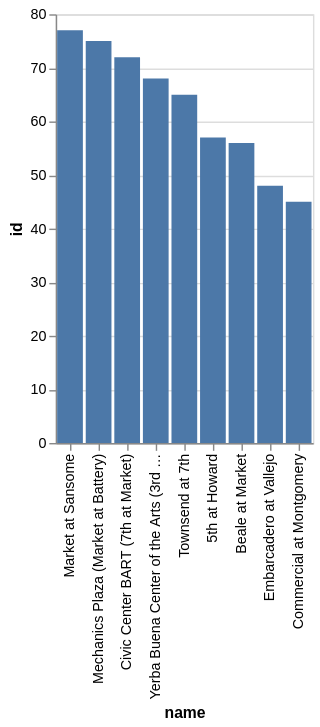

The specification (Vega-Lite) saved for this image:
### Vega-Lite specification from a JSON file in a GitHub repository (floating-point values rounded to 4 significant figures)
{"data": {"values": [{"x_data": "Market at Sansome", "y_data": 77}, {"x_data": "Mechanics Plaza (Market at Battery)", "y_data": 75}, {"x_data": "Civic Center BART (7th at Market)", "y_data": 72}, {"x_data": "Yerba Buena Center of the Arts (3rd @ Howard)", "y_data": 68}, {"x_data": "Townsend at 7th", "y_data": 65}, {"x_data": "5th at Howard", "y_data": 57}, {"x_data": "Beale at Market", "y_data": 56}, {"x_data": "Embarcadero at Vallejo", "y_data": 48}, {"x_data": "Commercial at Montgomery", "y_data": 45}]}, "mark": "bar", "encoding": {"x": {"field": "x_data", "type": "nominal", "title": "name", "sort": {"op": "sum", "field": "y_data", "order": "descending"}}, "y": {"field": "y_data", "type": "quantitative", "title": "id"}}}
